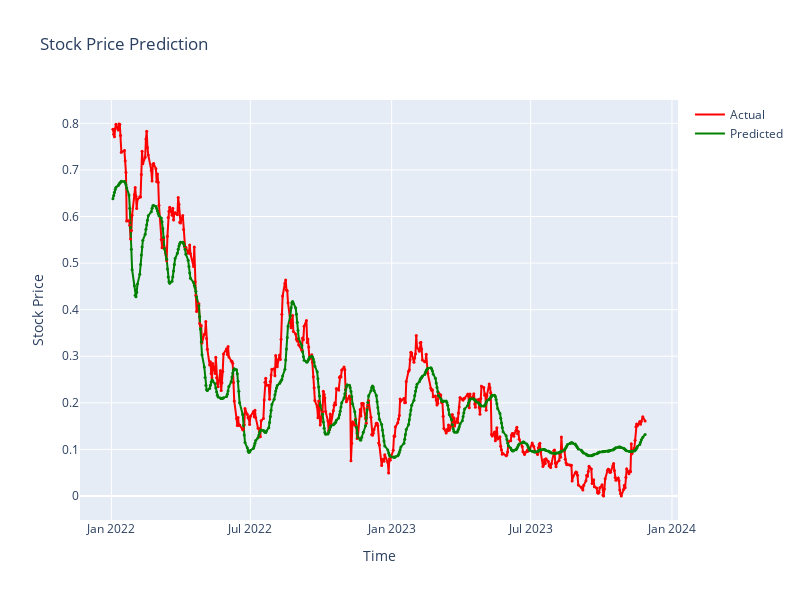

This figure's notebook cell:
### Markdown cell above
## Visualization the results

### Code cell
import plotly.graph_objs as go

# Create a trace for actual values
trace_actual = go.Scatter(x=df_test['date'], y=y_test, mode='lines', name='Actual', line=dict(color='red'))

# Create a trace for predicted values
trace_pred = go.Scatter(x=df_test['date'], y=y_pred.flatten(), mode='lines', name='Predicted', line=dict(color='green'))

# Create a trace for markers with reduced size
trace_markers1 = go.Scatter(
    x=df_test['date'],
    y=y_test.flatten(),
    mode='markers',
    name='',
    showlegend=False,
    marker=dict(color='red', size=3),  # Adjust the size here
)

trace_markers2 = go.Scatter(
    x=df_test['date'],
    y=y_pred.flatten(),
    mode='markers',
    name='',
    showlegend=False,
    marker=dict(color='green', size=3),  # Adjust the size here
)

# Create the Plotly figure
fig = go.Figure(data=[trace_actual, trace_pred, trace_markers1, trace_markers2])

# Customize the layout
fig.update_layout(
    title='Stock Price Prediction',
    xaxis_title='Time',
    yaxis_title='Stock Price',
     width=800,
    height=600
)

# Show the Plotly figure
fig.show()

### Figure 1 — Plotly figure (JSON) as saved in the notebook; plotly's stock layout.template omitted (floating-point values rounded to 4 significant figures; data arrays with more than 128 entries replaced by an {"elided": "..."} marker saying what was removed)
{"data": [{"line": {"color": "red"}, "mode": "lines", "name": "Actual", "type": "scatter", "x": {"elided": "478 str values"}, "y": {"elided": "478 float values"}}, {"line": {"color": "green"}, "mode": "lines", "name": "Predicted", "type": "scatter", "x": {"elided": "478 str values"}, "y": {"elided": "478 float values"}}, {"marker": {"color": "red", "size": 3}, "mode": "markers", "name": "", "showlegend": false, "type": "scatter", "x": {"elided": "478 str values"}, "y": {"elided": "478 float values"}}, {"marker": {"color": "green", "size": 3}, "mode": "markers", "name": "", "showlegend": false, "type": "scatter", "x": {"elided": "478 str values"}, "y": {"elided": "478 float values"}}], "layout": {"height": 600, "title": {"text": "Stock Price Prediction"}, "width": 800, "xaxis": {"title": {"text": "Time"}}, "yaxis": {"title": {"text": "Stock Price"}}}}
